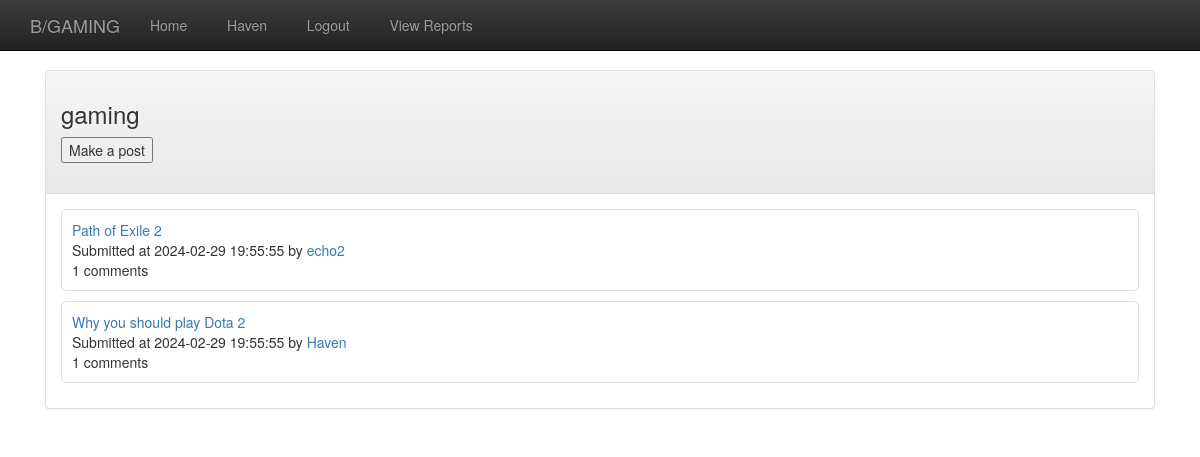
The app's page /index.php?pageID=b/gaming (signed in) with its own data.
### tables this page shows
CREATE TABLE IF NOT EXISTS `board` (
  `Id` int(11) unsigned NOT NULL AUTO_INCREMENT,
  `Name` varchar(45) NOT NULL,
  `Founder` int(10) unsigned NOT NULL,
  `TimeCreated` datetime NOT NULL DEFAULT current_timestamp(),
  `Rules` text DEFAULT NULL,
  PRIMARY KEY (`Id`),
  UNIQUE KEY `unique_name` (`Name`),
  KEY `board_user_FK` (`Founder`),
  CONSTRAINT `board_user_FK` FOREIGN KEY (`Founder`) REFERENCES `user` (`Id`)
);

### models/panelContent/administrator/AdminBoard.php (called while the page is built, shortened)
<?php
class AdminBoard extends PanelModel
{
    function __construct($user, $db, $postArray, $pageTitle, $pageHead, $pageID)
    {
        parent::__construct($user, $db, $postArray, $pageTitle, $pageHead, $pageID);
    }
    public function setPanelHead_1()
    {
        $board_name = explode('/', $this->pageID)[1];
        $bt = new BoardTable($this->db);
        $board_id = $bt->get_id_by_name($board_name);
        $board = $bt->get_by_id($board_id);
        $this->panelHead_1 = htmlGen\board\header($board,$this->user);
    }
    public function setPanelContent_1()
    {
        $board_name = explode('/', $this->pageID)[1];
        $bt = new BoardTable($this->db);
        $pt = new PostTable($this->db);
        $board_id = $bt->get_id_by_name($board_name);
        $posts = $pt->get_by_board($board_id);
        if ($posts) $this->panelContent_1 = htmlGen\board\post_list($posts,$this->user);
    }
}

### classlib/baseClasses/PanelModel.php (called while the page is built, shortened)
<?php
abstract class PanelModel implements PanelModelInterface {
    function __construct($user,$db,$postArray,$pageTitle,$pageHead,$pageID) {
        $this->setPanelHead_1();
        $this->setPanelContent_1();
    }
}

### classlib/baseClasses/Controller.php (called while the page is built, shortened)
<?php
abstract class Controller implements ControllerInterface{
    public function run() {
        $this->updateView();
    }
}

### classlib/system/Board.php (called while the page is built, shortened)
<?php
class Board {
    private $name;
    public function name() { return $this->name; }
    public function __construct($row) {
        $this->name = $row['name'];
    }
}

### classlib/baseClasses/TableEntity.php (called while the page is built, shortened)
<?php
class TableEntity {
    function __construct ($databaseConnection,$tableName){
        $this->db=$databaseConnection;
    }
}

### classlib/entities/BoardTable.php (called while the page is built, shortened)
<?php
class BoardTable extends TableEntity {
    public function get_by_id($board_id) {
        $this->SQL = "
            SELECT
                b.Id as 'id',
                b.Name as 'name',
                u.Id as 'founder_id',
                u.Username as 'founder_name',
                b.TimeCreated as 'time_created',
                b.Rules as 'rules'
            FROM
                board b
                INNER JOIN
                user u ON b.Founder = u.Id
            WHERE b.Id = $board_id
        ";
        try { $rs = $this->db->query($this->SQL); }
        catch (mysqli_sql_exception $e) {
            $this->MySQLiErrorNr=$e->getCode();
            $this->MySQLiErrorMsg=$e->getMessage();
            return false;
        }
        if ($rs) {
            return new Board($rs->fetch_assoc());
        }
        else return false;
    }
    public function get_id_by_name($board_name) {
        $this->SQL = "
            SELECT b.Id
            FROM board b
            WHERE b.Name='$board_name'
        ";
        try { $rs = $this->db->query($this->SQL); }
        catch (mysqli_sql_exception $e) {
            $this->MySQLiErrorNr=$e->getCode();
            $this->MySQLiErrorMsg=$e->getMessage();
            return false;
        }
        if ($row = $rs->fetch_assoc()) {
            return $row['Id'];
        }
        else return false;
    }
}

### classlib/system/User.php (called while the page is built, shortened)
<?php
class User {
    protected $session;
    public function is_logged_in() { return $this->session->is_logged_in(); }
    function __construct($session, $database, $encrypt_pw) {
        $this->session = $session;
    }
}

### classlib/system/Session.php (called while the page is built, shortened)
<?php
class Session {
    private $is_logged_in;
    public function is_logged_in() { return $this->is_logged_in; }
    public function __construct(){
        if (isset($_SESSION['is_logged_in'])) {
            $this->is_logged_in = $_SESSION['is_logged_in'];
        }
        else {
            $_SESSION['is_logged_in'] = FALSE;
            $this->is_logged_in = FALSE;
            $this->login_timestamp = null;
            $_SESSION['login_timestamp'] = $this->login_timestamp;
        }
    }
}

### classlib/helperClasses/htmlGenBoard.php (the view, shortened to what this page needs)
<?php
function header($board, $requesting_user) {
    $o = '<div class="board-header">';
    $o.= '<h3>'.$board->name().'</h3>';
    if ($requesting_user->is_logged_in()) {
        $o .= '<button onclick="toggleDisplay(\'create-post\')" type="button">Make a post</button>';
        $o .= '<br><br>';
        $o .= create_post_form($board);
    }
    $o.= '';
    $o.= '</div>';
    return $o;
}
function create_post_form($board) {
    $output = '
    <form method="post" action="index.php?pageID=' . $_GET['pageID'] . '" class="hidden" id="create-post">
        <div class="form-group">
        <label for="post-title-input">Title:</label>
        <input type="text" name="title" id="post-title-input" class="form-control">
        <label for="post-content-input">Content:</label>
        <textarea name="content" cols="40" rows="5" id="post-content-input" class="form-control"></textarea>
        <input type="hidden" name="board-id" value="'.$board->id().'">
        </div>
        <button type="submit" name="btn-submit-post">Post</button>
        <button type="button" id="btn-cancel-post" onclick="toggleDisplay(\'create-post\')">Cancel</button>
    </form>';
    return $output;
}
function post_list($posts, $requesting_user) {
    $o = '<ul class="post-list">';
    foreach ($posts as $p) {
        $o.= '<li class="post-card-container">';
        $o.= \htmlGen\post\card($p);
        $o.= '</li>';
    }
    $o.= '</ul>';
    $o.= '';
    return $o;
}

### CSS/Post.css (style rules this page uses)
.post-list { list-style-type: none; margin: 0; padding: 0; }
.post-card-container { border: 1px solid #e1e1e1; border-radius: 5px; margin: 0 0 10px 0; padding: 10px; }

### views/view_navbar_1_panel.php (style rules this page uses)
body { padding-top: 70px; }

### records on screen
board: Name "gaming", value "Path of Exile 2 Submitted at 2024-02-29 19:55:55 by echo2 1 comments", value "Why you should play Dota 2 Submitted at 2024-02-29 19:55:55 by Haven 1 comments"

### other values on screen
$pageHeading "B/GAMING"
$this->user->username() "Haven"
